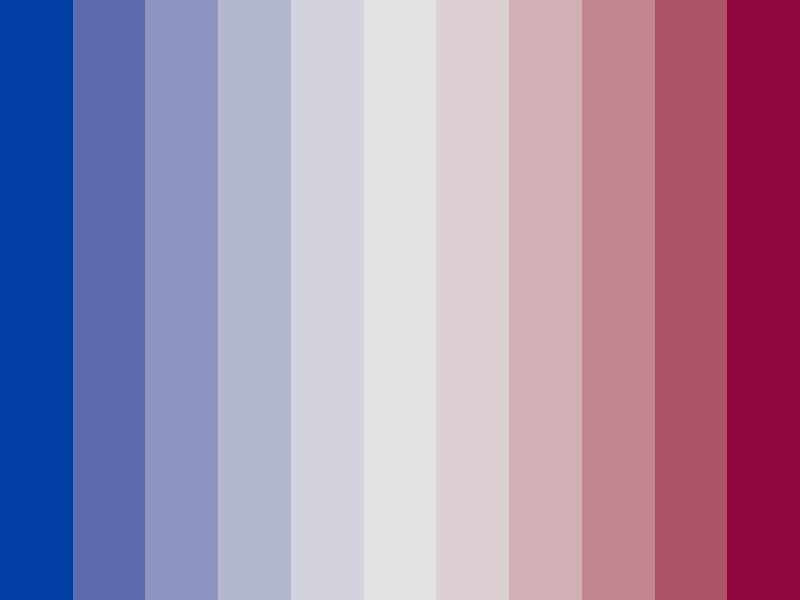

Source code (R):
## ---- chunk 1
# Loading the library
library("colorspace")
# Loading a set of 11 colors
colors <- diverging_hcl(11)
# Plotting a simple color map
par(mar = rep(0,4))
image(matrix(1:11, ncol = 1), col = colors)
## ---- chunk 2
# Loading the library
library("colorspace")
# Prepare a set of 5 colors from the default deverging_hcl palette
colors <- diverging_hcl(5)
print(colors)
# Convert to HCL
HCL <- as(hex2RGB(colors), "polarLUV")
print(HCL)
# Convert back to hex
colors <- hex(as(HCL, "RGB"))
print(colors)
